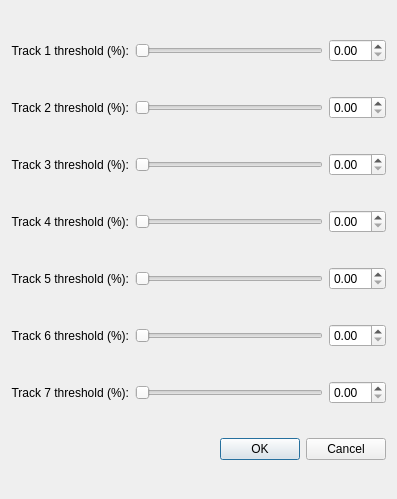
<?xml version="1.0" encoding="UTF-8"?>
<ui version="4.0">
 <class>audioThresholdTunerDialog</class>
 <widget class="QDialog" name="audioThresholdTunerDialog">
  <property name="geometry">
   <rect>
    <x>0</x>
    <y>0</y>
    <width>397</width>
    <height>499</height>
   </rect>
  </property>
  <property name="windowTitle">
   <string>Dialog</string>
  </property>
  <layout class="QVBoxLayout" name="verticalLayout">
   <item>
    <layout class="QHBoxLayout" name="threshold1Layout">
     <item>
      <widget class="QLabel" name="audioThresholdLabel">
       <property name="text">
        <string>Track 1 threshold (%):</string>
       </property>
       <property name="alignment">
        <set>Qt::AlignmentFlag::AlignRight|Qt::AlignmentFlag::AlignTrailing|Qt::AlignmentFlag::AlignVCenter</set>
       </property>
       <property name="margin">
        <number>3</number>
       </property>
      </widget>
     </item>
     <item>
      <widget class="QSlider" name="audiothresholdSlider">
       <property name="sizePolicy">
        <sizepolicy hsizetype="Expanding" vsizetype="Fixed">
         <horstretch>9</horstretch>
         <verstretch>0</verstretch>
        </sizepolicy>
       </property>
       <property name="mouseTracking">
        <bool>false</bool>
       </property>
       <property name="tabletTracking">
        <bool>false</bool>
       </property>
       <property name="contextMenuPolicy">
        <enum>Qt::ContextMenuPolicy::DefaultContextMenu</enum>
       </property>
       <property name="acceptDrops">
        <bool>false</bool>
       </property>
       <property name="autoFillBackground">
        <bool>true</bool>
       </property>
       <property name="minimum">
        <number>1</number>
       </property>
       <property name="maximum">
        <number>10000</number>
       </property>
       <property name="value">
        <number>1</number>
       </property>
       <property name="sliderPosition">
        <number>1</number>
       </property>
       <property name="orientation">
        <enum>Qt::Orientation::Horizontal</enum>
       </property>
       <property name="invertedAppearance">
        <bool>false</bool>
       </property>
       <property name="invertedControls">
        <bool>false</bool>
       </property>
       <property name="tickPosition">
        <enum>QSlider::TickPosition::NoTicks</enum>
       </property>
       <property name="tickInterval">
        <number>1</number>
       </property>
      </widget>
     </item>
     <item>
      <widget class="QDoubleSpinBox" name="audioThresholdSpinbox">
       <property name="singleStep">
        <double>0.500000000000000</double>
       </property>
      </widget>
     </item>
    </layout>
   </item>
   <item>
    <layout class="QHBoxLayout" name="threshold2Layout">
     <item>
      <widget class="QLabel" name="audioThresholdLabel_2">
       <property name="text">
        <string>Track 2 threshold (%):</string>
       </property>
       <property name="alignment">
        <set>Qt::AlignmentFlag::AlignRight|Qt::AlignmentFlag::AlignTrailing|Qt::AlignmentFlag::AlignVCenter</set>
       </property>
       <property name="margin">
        <number>3</number>
       </property>
      </widget>
     </item>
     <item>
      <widget class="QSlider" name="audiothresholdSlider_2">
       <property name="sizePolicy">
        <sizepolicy hsizetype="Expanding" vsizetype="Fixed">
         <horstretch>9</horstretch>
         <verstretch>0</verstretch>
        </sizepolicy>
       </property>
       <property name="mouseTracking">
        <bool>false</bool>
       </property>
       <property name="tabletTracking">
        <bool>false</bool>
       </property>
       <property name="contextMenuPolicy">
        <enum>Qt::ContextMenuPolicy::DefaultContextMenu</enum>
       </property>
       <property name="acceptDrops">
        <bool>false</bool>
       </property>
       <property name="autoFillBackground">
        <bool>true</bool>
       </property>
       <property name="minimum">
        <number>1</number>
       </property>
       <property name="maximum">
        <number>10000</number>
       </property>
       <property name="value">
        <number>1</number>
       </property>
       <property name="sliderPosition">
        <number>1</number>
       </property>
       <property name="orientation">
        <enum>Qt::Orientation::Horizontal</enum>
       </property>
       <property name="invertedAppearance">
        <bool>false</bool>
       </property>
       <property name="invertedControls">
        <bool>false</bool>
       </property>
       <property name="tickPosition">
        <enum>QSlider::TickPosition::NoTicks</enum>
       </property>
       <property name="tickInterval">
        <number>1</number>
       </property>
      </widget>
     </item>
     <item>
      <widget class="QDoubleSpinBox" name="audioThresholdSpinbox_2">
       <property name="singleStep">
        <double>0.500000000000000</double>
       </property>
      </widget>
     </item>
    </layout>
   </item>
   <item>
    <layout class="QHBoxLayout" name="threshold3Layout">
     <item>
      <widget class="QLabel" name="audioThresholdLabel_3">
       <property name="text">
        <string>Track 3 threshold (%):</string>
       </property>
       <property name="alignment">
        <set>Qt::AlignmentFlag::AlignRight|Qt::AlignmentFlag::AlignTrailing|Qt::AlignmentFlag::AlignVCenter</set>
       </property>
       <property name="margin">
        <number>3</number>
       </property>
      </widget>
     </item>
     <item>
      <widget class="QSlider" name="audiothresholdSlider_3">
       <property name="sizePolicy">
        <sizepolicy hsizetype="Expanding" vsizetype="Fixed">
         <horstretch>9</horstretch>
         <verstretch>0</verstretch>
        </sizepolicy>
       </property>
       <property name="mouseTracking">
        <bool>false</bool>
       </property>
       <property name="tabletTracking">
        <bool>false</bool>
       </property>
       <property name="contextMenuPolicy">
        <enum>Qt::ContextMenuPolicy::DefaultContextMenu</enum>
       </property>
       <property name="acceptDrops">
        <bool>false</bool>
       </property>
       <property name="autoFillBackground">
        <bool>true</bool>
       </property>
       <property name="minimum">
        <number>1</number>
       </property>
       <property name="maximum">
        <number>10000</number>
       </property>
       <property name="value">
        <number>1</number>
       </property>
       <property name="sliderPosition">
        <number>1</number>
       </property>
       <property name="orientation">
        <enum>Qt::Orientation::Horizontal</enum>
       </property>
       <property name="invertedAppearance">
        <bool>false</bool>
       </property>
       <property name="invertedControls">
        <bool>false</bool>
       </property>
       <property name="tickPosition">
        <enum>QSlider::TickPosition::NoTicks</enum>
       </property>
       <property name="tickInterval">
        <number>1</number>
       </property>
      </widget>
     </item>
     <item>
      <widget class="QDoubleSpinBox" name="audioThresholdSpinbox_3">
       <property name="singleStep">
        <double>0.500000000000000</double>
       </property>
      </widget>
     </item>
    </layout>
   </item>
   <item>
    <layout class="QHBoxLayout" name="threshold4Layout_2">
     <item>
      <widget class="QLabel" name="audioThresholdLabel_5">
       <property name="text">
        <string>Track 4 threshold (%):</string>
       </property>
       <property name="alignment">
        <set>Qt::AlignmentFlag::AlignRight|Qt::AlignmentFlag::AlignTrailing|Qt::AlignmentFlag::AlignVCenter</set>
       </property>
       <property name="margin">
        <number>3</number>
       </property>
      </widget>
     </item>
     <item>
      <widget class="QSlider" name="audiothresholdSlider_5">
       <property name="sizePolicy">
        <sizepolicy hsizetype="Expanding" vsizetype="Fixed">
         <horstretch>9</horstretch>
         <verstretch>0</verstretch>
        </sizepolicy>
       </property>
       <property name="mouseTracking">
        <bool>false</bool>
       </property>
       <property name="tabletTracking">
        <bool>false</bool>
       </property>
       <property name="contextMenuPolicy">
        <enum>Qt::ContextMenuPolicy::DefaultContextMenu</enum>
       </property>
       <property name="acceptDrops">
        <bool>false</bool>
       </property>
       <property name="autoFillBackground">
        <bool>true</bool>
       </property>
       <property name="minimum">
        <number>1</number>
       </property>
       <property name="maximum">
        <number>10000</number>
       </property>
       <property name="value">
        <number>1</number>
       </property>
       <property name="sliderPosition">
        <number>1</number>
       </property>
       <property name="orientation">
        <enum>Qt::Orientation::Horizontal</enum>
       </property>
       <property name="invertedAppearance">
        <bool>false</bool>
       </property>
       <property name="invertedControls">
        <bool>false</bool>
       </property>
       <property name="tickPosition">
        <enum>QSlider::TickPosition::NoTicks</enum>
       </property>
       <property name="tickInterval">
        <number>1</number>
       </property>
      </widget>
     </item>
     <item>
      <widget class="QDoubleSpinBox" name="audioThresholdSpinbox_5">
       <property name="singleStep">
        <double>0.500000000000000</double>
       </property>
      </widget>
     </item>
    </layout>
   </item>
   <item>
    <layout class="QHBoxLayout" name="threshold5Layout">
     <item>
      <widget class="QLabel" name="audioThresholdLabel_6">
       <property name="text">
        <string>Track 5 threshold (%):</string>
       </property>
       <property name="alignment">
        <set>Qt::AlignmentFlag::AlignRight|Qt::AlignmentFlag::AlignTrailing|Qt::AlignmentFlag::AlignVCenter</set>
       </property>
       <property name="margin">
        <number>3</number>
       </property>
      </widget>
     </item>
     <item>
      <widget class="QSlider" name="audiothresholdSlider_6">
       <property name="sizePolicy">
        <sizepolicy hsizetype="Expanding" vsizetype="Fixed">
         <horstretch>9</horstretch>
         <verstretch>0</verstretch>
        </sizepolicy>
       </property>
       <property name="mouseTracking">
        <bool>false</bool>
       </property>
       <property name="tabletTracking">
        <bool>false</bool>
       </property>
       <property name="contextMenuPolicy">
        <enum>Qt::ContextMenuPolicy::DefaultContextMenu</enum>
       </property>
       <property name="acceptDrops">
        <bool>false</bool>
       </property>
       <property name="autoFillBackground">
        <bool>true</bool>
       </property>
       <property name="minimum">
        <number>1</number>
       </property>
       <property name="maximum">
        <number>10000</number>
       </property>
       <property name="value">
        <number>1</number>
       </property>
       <property name="sliderPosition">
        <number>1</number>
       </property>
       <property name="orientation">
        <enum>Qt::Orientation::Horizontal</enum>
       </property>
       <property name="invertedAppearance">
        <bool>false</bool>
       </property>
       <property name="invertedControls">
        <bool>false</bool>
       </property>
       <property name="tickPosition">
        <enum>QSlider::TickPosition::NoTicks</enum>
       </property>
       <property name="tickInterval">
        <number>1</number>
       </property>
      </widget>
     </item>
     <item>
      <widget class="QDoubleSpinBox" name="audioThresholdSpinbox_6">
       <property name="singleStep">
        <double>0.500000000000000</double>
       </property>
      </widget>
     </item>
    </layout>
   </item>
   <item>
    <layout class="QHBoxLayout" name="threshold6Layout">
     <item>
      <widget class="QLabel" name="audioThresholdLabel_7">
       <property name="text">
        <string>Track 6 threshold (%):</string>
       </property>
       <property name="alignment">
        <set>Qt::AlignmentFlag::AlignRight|Qt::AlignmentFlag::AlignTrailing|Qt::AlignmentFlag::AlignVCenter</set>
       </property>
       <property name="margin">
        <number>3</number>
       </property>
      </widget>
     </item>
     <item>
      <widget class="QSlider" name="audiothresholdSlider_7">
       <property name="sizePolicy">
        <sizepolicy hsizetype="Expanding" vsizetype="Fixed">
         <horstretch>9</horstretch>
         <verstretch>0</verstretch>
        </sizepolicy>
       </property>
       <property name="mouseTracking">
        <bool>false</bool>
       </property>
       <property name="tabletTracking">
        <bool>false</bool>
       </property>
       <property name="contextMenuPolicy">
        <enum>Qt::ContextMenuPolicy::DefaultContextMenu</enum>
       </property>
       <property name="acceptDrops">
        <bool>false</bool>
       </property>
       <property name="autoFillBackground">
        <bool>true</bool>
       </property>
       <property name="minimum">
        <number>1</number>
       </property>
       <property name="maximum">
        <number>10000</number>
       </property>
       <property name="value">
        <number>1</number>
       </property>
       <property name="sliderPosition">
        <number>1</number>
       </property>
       <property name="orientation">
        <enum>Qt::Orientation::Horizontal</enum>
       </property>
       <property name="invertedAppearance">
        <bool>false</bool>
       </property>
       <property name="invertedControls">
        <bool>false</bool>
       </property>
       <property name="tickPosition">
        <enum>QSlider::TickPosition::NoTicks</enum>
       </property>
       <property name="tickInterval">
        <number>1</number>
       </property>
      </widget>
     </item>
     <item>
      <widget class="QDoubleSpinBox" name="audioThresholdSpinbox_7">
       <property name="singleStep">
        <double>0.500000000000000</double>
       </property>
      </widget>
     </item>
    </layout>
   </item>
   <item>
    <layout class="QHBoxLayout" name="threshold7Layout">
     <item>
      <widget class="QLabel" name="audioThresholdLabel_8">
       <property name="text">
        <string>Track 7 threshold (%):</string>
       </property>
       <property name="alignment">
        <set>Qt::AlignmentFlag::AlignRight|Qt::AlignmentFlag::AlignTrailing|Qt::AlignmentFlag::AlignVCenter</set>
       </property>
       <property name="margin">
        <number>3</number>
       </property>
      </widget>
     </item>
     <item>
      <widget class="QSlider" name="audiothresholdSlider_8">
       <property name="sizePolicy">
        <sizepolicy hsizetype="Expanding" vsizetype="Fixed">
         <horstretch>9</horstretch>
         <verstretch>0</verstretch>
        </sizepolicy>
       </property>
       <property name="mouseTracking">
        <bool>false</bool>
       </property>
       <property name="tabletTracking">
        <bool>false</bool>
       </property>
       <property name="contextMenuPolicy">
        <enum>Qt::ContextMenuPolicy::DefaultContextMenu</enum>
       </property>
       <property name="acceptDrops">
        <bool>false</bool>
       </property>
       <property name="autoFillBackground">
        <bool>true</bool>
       </property>
       <property name="minimum">
        <number>1</number>
       </property>
       <property name="maximum">
        <number>10000</number>
       </property>
       <property name="value">
        <number>1</number>
       </property>
       <property name="sliderPosition">
        <number>1</number>
       </property>
       <property name="orientation">
        <enum>Qt::Orientation::Horizontal</enum>
       </property>
       <property name="invertedAppearance">
        <bool>false</bool>
       </property>
       <property name="invertedControls">
        <bool>false</bool>
       </property>
       <property name="tickPosition">
        <enum>QSlider::TickPosition::NoTicks</enum>
       </property>
       <property name="tickInterval">
        <number>1</number>
       </property>
      </widget>
     </item>
     <item>
      <widget class="QDoubleSpinBox" name="audioThresholdSpinbox_8">
       <property name="singleStep">
        <double>0.500000000000000</double>
       </property>
      </widget>
     </item>
    </layout>
   </item>
   <item>
    <widget class="QDialogButtonBox" name="buttonBox">
     <property name="orientation">
      <enum>Qt::Orientation::Horizontal</enum>
     </property>
     <property name="standardButtons">
      <set>QDialogButtonBox::StandardButton::Cancel|QDialogButtonBox::StandardButton::Ok</set>
     </property>
    </widget>
   </item>
  </layout>
 </widget>
 <resources/>
 <connections>
  <connection>
   <sender>buttonBox</sender>
   <signal>accepted()</signal>
   <receiver>audioThresholdTunerDialog</receiver>
   <slot>accept()</slot>
   <hints>
    <hint type="sourcelabel">
     <x>248</x>
     <y>254</y>
    </hint>
    <hint type="destinationlabel">
     <x>157</x>
     <y>274</y>
    </hint>
   </hints>
  </connection>
  <connection>
   <sender>buttonBox</sender>
   <signal>rejected()</signal>
   <receiver>audioThresholdTunerDialog</receiver>
   <slot>reject()</slot>
   <hints>
    <hint type="sourcelabel">
     <x>316</x>
     <y>260</y>
    </hint>
    <hint type="destinationlabel">
     <x>286</x>
     <y>274</y>
    </hint>
   </hints>
  </connection>
 </connections>
</ui>
